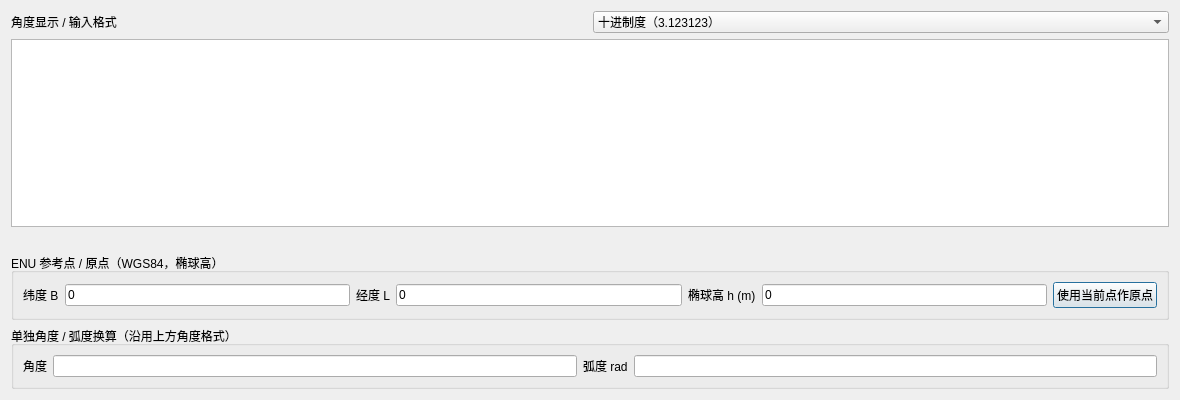
<?xml version='1.0' encoding='utf-8'?>
<ui version="4.0">
 <class>FormNavigation</class>
 <widget class="QDialog" name="FormNavigation">
  <property name="geometry">
   <rect>
    <x>0</x>
    <y>0</y>
    <width>1180</width>
    <height>400</height>
   </rect>
  </property>
  <property name="windowTitle">
   <string>坐标 / 高度 / ENU 实时转换</string>
  </property>
  <layout class="QVBoxLayout" name="layout">
   <item>
    <layout class="QHBoxLayout" name="formatLayout">
     <item>
      <widget class="QLabel" name="label_angleFormat">
       <property name="text">
        <string>角度显示 / 输入格式</string>
       </property>
       <property name="wordWrap">
        <bool>true</bool>
       </property>
      </widget>
     </item>
     <item>
      <widget class="QComboBox" name="combo_angleFormat">
       <item>
        <property name="text">
         <string>十进制度（3.123123）</string>
        </property>
       </item>
       <item>
        <property name="text">
         <string>度分秒（3°7'23.2428"）</string>
        </property>
       </item>
      </widget>
     </item>
    </layout>
   </item>
   <item>
    <widget class="QTableWidget" name="table_coordinates">
     <property name="editTriggers">
      <set>QAbstractItemView::NoEditTriggers</set>
     </property>
    </widget>
   </item>
   <item>
    <widget class="QLabel" name="label_coordinateStatus">
     <property name="text">
      <string />
     </property>
     <property name="wordWrap">
      <bool>true</bool>
     </property>
    </widget>
   </item>
   <item>
    <widget class="QGroupBox" name="group_origin">
     <property name="title">
      <string>ENU 参考点 / 原点（WGS84，椭球高）</string>
     </property>
     <layout class="QVBoxLayout" name="originLayout">
      <item>
       <layout class="QHBoxLayout" name="originFields">
        <item>
         <widget class="QLabel" name="label_origin1">
          <property name="text">
           <string>纬度 B</string>
          </property>
          <property name="wordWrap">
           <bool>true</bool>
          </property>
         </widget>
        </item>
        <item>
         <widget class="QLineEdit" name="edit_origin1">
          <property name="text">
           <string>0</string>
          </property>
         </widget>
        </item>
        <item>
         <widget class="QLabel" name="label_origin2">
          <property name="text">
           <string>经度 L</string>
          </property>
          <property name="wordWrap">
           <bool>true</bool>
          </property>
         </widget>
        </item>
        <item>
         <widget class="QLineEdit" name="edit_origin2">
          <property name="text">
           <string>0</string>
          </property>
         </widget>
        </item>
        <item>
         <widget class="QLabel" name="label_origin3">
          <property name="text">
           <string>椭球高 h (m)</string>
          </property>
          <property name="wordWrap">
           <bool>true</bool>
          </property>
         </widget>
        </item>
        <item>
         <widget class="QLineEdit" name="edit_origin3">
          <property name="text">
           <string>0</string>
          </property>
         </widget>
        </item>
        <item>
         <widget class="QPushButton" name="button_useCurrent">
          <property name="text">
           <string>使用当前点作原点</string>
          </property>
         </widget>
        </item>
       </layout>
      </item>
     </layout>
     <property name="toolTip">
      <string>ENU 以参考点为原点，显示目标相对该点的东、北、天位移。</string>
     </property>
    </widget>
   </item>
   <item>
    <widget class="QGroupBox" name="group_angle">
     <property name="title">
      <string>单独角度 / 弧度换算（沿用上方角度格式）</string>
     </property>
     <layout class="QHBoxLayout" name="angleLayout">
      <item>
       <widget class="QLabel" name="label_angle">
        <property name="text">
         <string>角度</string>
        </property>
        <property name="wordWrap">
         <bool>true</bool>
        </property>
       </widget>
      </item>
      <item>
       <widget class="QLineEdit" name="edit_angle" />
      </item>
      <item>
       <widget class="QLabel" name="label_radians">
        <property name="text">
         <string>弧度 rad</string>
        </property>
        <property name="wordWrap">
         <bool>true</bool>
        </property>
       </widget>
      </item>
      <item>
       <widget class="QLineEdit" name="edit_radians" />
      </item>
     </layout>
    </widget>
   </item>
  </layout>
 </widget>
 <resources />
 <connections />
</ui>
